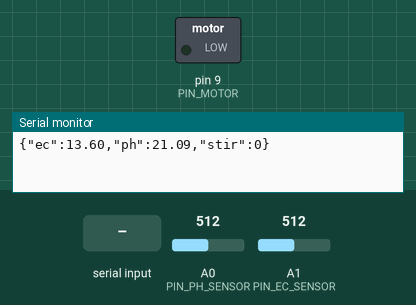
Simulated run of this sketch. Board: Arduino Uno, built with avr-gcc and run on an emulated ATmega328P. On the bench: switched loads named in the sketch (green lamp = pin HIGH), the last lines printed to the serial monitor. The test bench sets the inputs (shaded band); at power-on: A0 (PIN_PH_SENSOR) = 512, A1 (PIN_EC_SENSOR) = 512.

Above: at 1.2 s.
1.3 s: "STIR:\n" received over Serial
At 2.5 s:
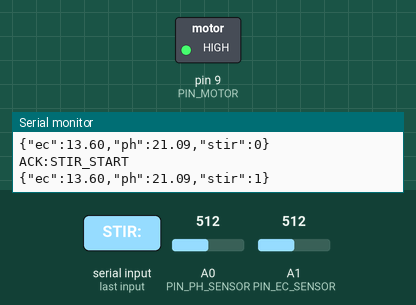
2.8 s: "STOP\n" received over Serial
At 3.6 s:
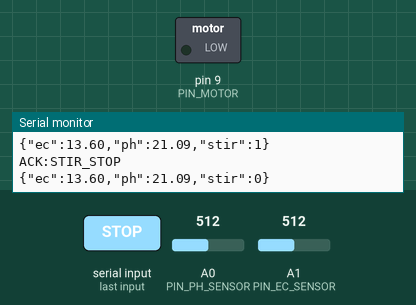
Timing chart, 0 to 5.8 s (numbered marks = the images above; inputs shaded):
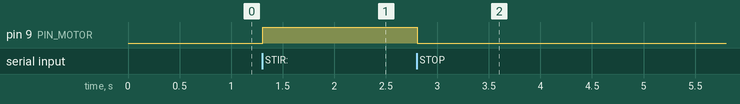

The sketch:

unoV1.ino
```cpp
/*
  배양액 탱크 제어 - 기능 테스트용 스케치 (v2, JSON 포맷)

  구현 범위 (현재 요청 2가지):
  1) EC/pH 센서값을 상시로 시리얼 전송 (온도 센서 미장착 — temp 없음)
  2) 라즈베리파이가 STIR 명령을 보내면, 지정 시간만 교반 모터를 돌리고 자동 정지

  통신 구조: 대시보드 --(HTTP API)--> 라즈베리파이 --(USB 시리얼)--> 아두이노 우노
  - 시리얼 1개(9600bps)를 센서 출력 + 명령 수신 겸용으로 사용
  - 포맷은 CLAUDE.md / API-명세서.md 의 JSON 스펙에 맞춤 (ArduinoJson 없이 직접 조립/파싱)

  Arduino -> RPi (1초 주기, 개행 종료)
      {"ec":1.85,"ph":6.21,"stir":0}
      temp 필드는 없음 — 온도 센서 미장착. (CLAUDE.md 원안은 temp 포함을 가정하나,
      실제 하드웨어에 온도 센서가 없어 제외. RPi/대시보드 쪽도 temp 없는 포맷에 맞춰야 함)
      ts(타임스탬프)는 넣지 않음 — Uno에 RTC가 없어 millis() 기준 값만 가능하므로,
      실제 시각은 RPi가 수신 시각을 기준으로 기록한다(CLAUDE.md 미결 사항 참고).
      모터 구동 중(stir:1) 읽힌 EC/PH는 전기적 노이즈로 흔들릴 수 있으니,
      대시보드/로깅 쪽에서 stir:1 샘플은 참고용으로만 쓰고 정상치 판정에서 제외 권장.

  RPi -> Arduino (명령, 개행 종료, 텍스트)
      STIR:30   30초간 교반 시작
      STOP      즉시 정지

  주의: rawToEC(), rawToPH() 는 실측 캘리브레이션 계수입니다.
        - EC: 휴대용 수질측정기 기준 4점 선형회귀(739~1557uS/cm, R²≈0.998, offset≠0) + 온도 보정식
        - PH: 4.01 / 6.86 버퍼 2점 보정 (ph_ec_calibration_tool.ino)
        EC 온도 보정은 온도 센서가 없어 ASSUMED_TEMP_C(25.0) 고정값을 사용 — 사실상 no-op이며,
        실제 수온이 25도에서 크게 벗어나면 EC 값이 ±2%/°C 수준으로 오차가 날 수 있음(주석 참고).
        측정 구간(739~1557uS/cm)은 운용 목표(약 1634uS/cm)를 감싸므로 그 범위에서 신뢰도 높음.
        고농도 표준액(예: 12.88mS)이 추가되면 다점 재보정으로 범위 확장 권장.
*/

#include <Arduino.h>
#include <string.h>
#include <stdlib.h>

// ----- 핀 정의 (실제 배선에 맞게 조정) -----
const uint8_t PIN_EC_SENSOR   = A1;
const uint8_t PIN_PH_SENSOR   = A0;
const uint8_t PIN_MOTOR       = 9;    // PWM 가능 핀. 모터 드라이버(EN/IN)에 연결

// 온도 센서 미장착 — EC 온도 보정용 고정 가정값(°C). 실측 수온이 아니므로
// 25도에서 크게 벗어나면 EC 오차가 커짐(±2%/°C 수준). 필요 시 실측값으로 교체.
const float ASSUMED_TEMP_C = 25.0;

// ----- 타이밍 설정 -----
const unsigned long SENSOR_INTERVAL_MS = 1000;  // 센서 전송 주기 (실험 모니터링용으로 1초 유지)
unsigned long lastSensorSend = 0;

// ----- 교반 상태 -----
bool motorRunning = false;
unsigned long motorStopAt = 0;

// ----- 시리얼 명령 버퍼 (String 대신 고정 크기 char 버퍼 — SRAM 단편화/무한 성장 방지) -----
const uint8_t CMD_BUFFER_SIZE = 64;
char cmdBuffer[CMD_BUFFER_SIZE];
uint8_t cmdLen = 0;

void setup() {
  Serial.begin(9600);
  pinMode(PIN_MOTOR, OUTPUT);
  digitalWrite(PIN_MOTOR, LOW);
}

void loop() {
  readAndSendSensors();     // 1) 상시 센서 전송 (non-blocking)
  handleIncomingCommands(); // 2) 명령 수신 파싱
  handleMotorTimeout();     //    지정 시간 경과 시 자동 정지
}

// ---------------------------------------------------------------
// 1) EC/pH 상시 전송 (JSON)
// ---------------------------------------------------------------
void readAndSendSensors() {
  unsigned long now = millis();
  if (now - lastSensorSend < SENSOR_INTERVAL_MS) return;
  lastSensorSend = now;

  int rawEC = analogRead(PIN_EC_SENSOR);
  int rawPH = analogRead(PIN_PH_SENSOR);

  float ec = rawToEC(rawEC);
  float ph = rawToPH(rawPH);

  Serial.print(F("{\"ec\":"));
  Serial.print(ec, 2);
  Serial.print(F(",\"ph\":"));
  Serial.print(ph, 2);
  Serial.print(F(",\"stir\":"));
  Serial.print(motorRunning ? 1 : 0);
  Serial.println(F("}"));
}

// ---------------------------------------------------------------
// 2) 라즈베리파이 명령 수신 (개행 기준 파싱, non-blocking)
// ---------------------------------------------------------------
void handleIncomingCommands() {
  while (Serial.available() > 0) {
    char c = (char)Serial.read();
    if (c == '\n') {
      cmdBuffer[cmdLen] = '\0';
      processCommand(cmdBuffer);
      cmdLen = 0;
    } else if (c != '\r') {
      if (cmdLen < CMD_BUFFER_SIZE - 1) {
        cmdBuffer[cmdLen++] = c;
      } else {
        // 비정상적으로 긴 라인(깨진 데이터 등) — 버리고 리셋
        cmdLen = 0;
      }
    }
  }
}

// 텍스트 명령 파싱: "STIR:<seconds>" 또는 "STOP"
void processCommand(const char *cmd) {
  if (strncmp(cmd, "STIR:", 5) == 0) {
    long sec = strtol(cmd + 5, nullptr, 10);
    if (sec <= 0) sec = 30;   // 파싱 실패/누락 시 기본값
    startMotor((int)sec);
  } else if (strcmp(cmd, "STOP") == 0) {
    stopMotor();
  }
}

void startMotor(int seconds) {
  motorRunning = true;
  motorStopAt = millis() + (unsigned long)seconds * 1000UL;
  digitalWrite(PIN_MOTOR, HIGH);   // 속도 제어가 필요하면 analogWrite(PIN_MOTOR, speed)로 교체
  Serial.println(F("ACK:STIR_START"));
}

void stopMotor() {
  motorRunning = false;
  digitalWrite(PIN_MOTOR, LOW);
  Serial.println(F("ACK:STIR_STOP"));
}

void handleMotorTimeout() {
  // (long) 캐스트 뺄셈으로 비교 — millis() 오버플로(약 49일)에도 안전
  if (motorRunning && (long)(millis() - motorStopAt) >= 0) {
    stopMotor();
  }
}

// ---------------------------------------------------------------
// 변환 함수 — 실측 캘리브레이션 계수
//   EC: 휴대용 측정기 기준 4점 선형회귀(739~1557uS/cm, R²≈0.998) + 25도 정규화
//   PH: 4.01/6.86 2점 보정 (ph_ec_calibration_tool.ino)
//   주의: 측정 구간(739~1557uS/cm)은 운용 목표(약 1634uS/cm)를 감싸므로 그 범위에서 정확.
//         고농도 표준액이 추가되면 다점 재보정으로 범위 확장 권장.
// ---------------------------------------------------------------
float rawToEC(int raw) {
  float voltage = raw * (5.0 / 1023.0);
  float ecAtTemp = 5378.748 * voltage + 142.854;  // uS/cm, 휴대용 측정기 기준 4점 회귀
  // ASSUMED_TEMP_C가 25.0 고정이라 분모는 항상 1.0(no-op) — 온도 센서 추가 시 실측값으로 교체
  float ec25 = ecAtTemp / (1.0 + 0.02 * (ASSUMED_TEMP_C - 25.0));
  return ec25 / 1000.0;  // uS/cm -> mS/cm (config.py/CLAUDE.md 단위와 일치)
}

float rawToPH(int raw) {
  float voltage = raw * (5.0 / 1023.0);
  return 30.85159 * voltage + (-56.10985);
}
```

Measured:
- after the input at 1.3 s, pin 9 (PIN_MOTOR): LOW → HIGH at once
- after the input at 2.8 s, pin 9 (PIN_MOTOR): HIGH → LOW at once
